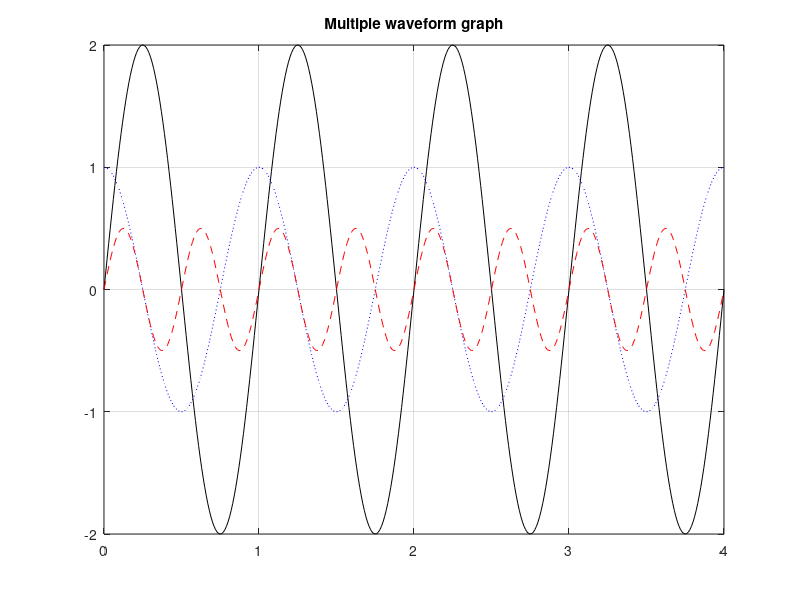

The MATLAB source for this figure:
time = 0:0.01:4;
x = 2*sin(2*pi*time);
y = cos(2*pi*time);
z = 0.5*sin(4*pi*time);
plot(time, x, 'k-', time, y, 'b:', time, z, 'r--');
grid;
title('Multiple waveform graph');